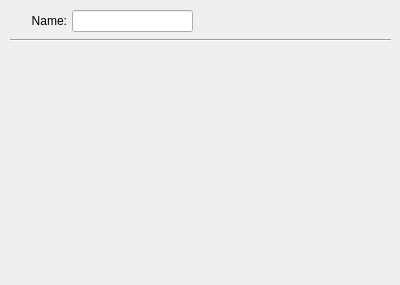
<?xml version="1.0" encoding="UTF-8"?>
<ui version="4.0">
 <class>DesignPropertiesWidget</class>
 <widget class="QWidget" name="DesignPropertiesWidget">
  <property name="geometry">
   <rect>
    <x>0</x>
    <y>0</y>
    <width>400</width>
    <height>285</height>
   </rect>
  </property>
  <property name="windowTitle">
   <string>Form</string>
  </property>
  <widget class="QLabel" name="label">
   <property name="geometry">
    <rect>
     <x>10</x>
     <y>10</y>
     <width>57</width>
     <height>21</height>
    </rect>
   </property>
   <property name="text">
    <string>Name:</string>
   </property>
   <property name="alignment">
    <set>Qt::AlignRight|Qt::AlignTrailing|Qt::AlignVCenter</set>
   </property>
  </widget>
  <widget class="QLineEdit" name="lineEdit">
   <property name="geometry">
    <rect>
     <x>72</x>
     <y>10</y>
     <width>121</width>
     <height>22</height>
    </rect>
   </property>
  </widget>
  <widget class="Line" name="line">
   <property name="geometry">
    <rect>
     <x>10</x>
     <y>30</y>
     <width>381</width>
     <height>20</height>
    </rect>
   </property>
   <property name="sizePolicy">
    <sizepolicy hsizetype="Minimum" vsizetype="Fixed">
     <horstretch>0</horstretch>
     <verstretch>0</verstretch>
    </sizepolicy>
   </property>
   <property name="orientation">
    <enum>Qt::Horizontal</enum>
   </property>
  </widget>
 </widget>
 <resources/>
 <connections/>
</ui>
